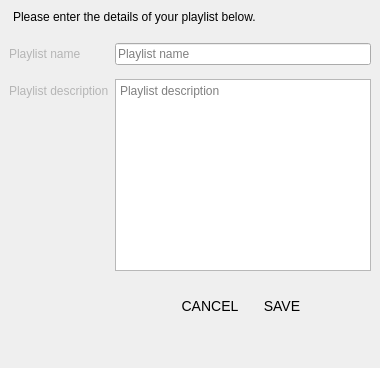
                <widget class="QWidget" name="edit_channel_details_playlist_edit_page">
                 <layout class="QVBoxLayout" name="verticalLayout">
                  <property name="spacing">
                   <number>0</number>
                  </property>
                  <property name="leftMargin">
                   <number>0</number>
                  </property>
                  <property name="topMargin">
                   <number>0</number>
                  </property>
                  <property name="rightMargin">
                   <number>0</number>
                  </property>
                  <property name="bottomMargin">
                   <number>0</number>
                  </property>
                  <item>
                   <widget class="QLabel" name="label_27">
                    <property name="styleSheet">
                     <string notr="true">margin: 10px;</string>
                    </property>
                    <property name="text">
                     <string>Please enter the details of your playlist below.</string>
                    </property>
                   </widget>
                  </item>
                  <item>
                   <widget class="QWidget" name="playlist_edit_form" native="true">
                    <layout class="QFormLayout" name="formLayout_5">
                     <property name="fieldGrowthPolicy">
                      <enum>QFormLayout::ExpandingFieldsGrow</enum>
                     </property>
                     <item row="0" column="0">
                      <widget class="QLabel" name="playlist_edit_name_label">
                       <property name="styleSheet">
                        <string notr="true">color: #B5B5B5;</string>
                       </property>
                       <property name="text">
                        <string>Playlist name</string>
                       </property>
                      </widget>
                     </item>
                     <item row="0" column="1">
                      <widget class="QLineEdit" name="playlist_edit_name">
                       <property name="styleSheet">
                        <string notr="true"/>
                       </property>
                       <property name="placeholderText">
                        <string>Playlist name</string>
                       </property>
                      </widget>
                     </item>
                     <item row="2" column="0">
                      <widget class="QLabel" name="playlist_edit_description_label">
                       <property name="styleSheet">
                        <string notr="true">color: #B5B5B5;</string>
                       </property>
                       <property name="text">
                        <string>Playlist description</string>
                       </property>
                      </widget>
                     </item>
                     <item row="2" column="1">
                      <widget class="QTextEdit" name="playlist_edit_description">
                       <property name="styleSheet">
                        <string notr="true"/>
                       </property>
                       <property name="placeholderText">
                        <string>Playlist description</string>
                       </property>
                      </widget>
                     </item>
                     <item row="4" column="1">
                      <widget class="QWidget" name="widget_12" native="true">
                       <layout class="QHBoxLayout" name="horizontalLayout_30">
                        <property name="spacing">
                         <number>0</number>
                        </property>
                        <property name="leftMargin">
                         <number>0</number>
                        </property>
                        <property name="topMargin">
                         <number>0</number>
                        </property>
                        <property name="rightMargin">
                         <number>0</number>
                        </property>
                        <property name="bottomMargin">
                         <number>0</number>
                        </property>
                        <item>
                         <spacer name="horizontalSpacer_30">
                          <property name="orientation">
                           <enum>Qt::Horizontal</enum>
                          </property>
                          <property name="sizeHint" stdset="0">
                           <size>
                            <width>40</width>
                            <height>20</height>
                           </size>
                          </property>
                         </spacer>
                        </item>
                        <item>
                         <widget class="EllipseButton" name="playlist_edit_cancel_button">
                          <property name="minimumSize">
                           <size>
                            <width>0</width>
                            <height>26</height>
                           </size>
                          </property>
                          <property name="maximumSize">
                           <size>
                            <width>16777215</width>
                            <height>26</height>
                           </size>
                          </property>
                          <property name="cursor">
                           <cursorShape>PointingHandCursor</cursorShape>
                          </property>
                          <property name="styleSheet">
                           <string notr="true">border-radius: 13px;
font-size: 14px;</string>
                          </property>
                          <property name="text">
                           <string>CANCEL</string>
                          </property>
                         </widget>
                        </item>
                        <item>
                         <spacer name="horizontalSpacer_50">
                          <property name="orientation">
                           <enum>Qt::Horizontal</enum>
                          </property>
                          <property name="sizeType">
                           <enum>QSizePolicy::Fixed</enum>
                          </property>
                          <property name="sizeHint" stdset="0">
                           <size>
                            <width>10</width>
                            <height>20</height>
                           </size>
                          </property>
                         </spacer>
                        </item>
                        <item>
                         <widget class="EllipseButton" name="playlist_edit_save_button">
                          <property name="sizePolicy">
                           <sizepolicy hsizetype="Preferred" vsizetype="Fixed">
                            <horstretch>0</horstretch>
                            <verstretch>0</verstretch>
                           </sizepolicy>
                          </property>
                          <property name="minimumSize">
                           <size>
                            <width>0</width>
                            <height>26</height>
                           </size>
                          </property>
                          <property name="maximumSize">
                           <size>
                            <width>6000</width>
                            <height>26</height>
                           </size>
                          </property>
                          <property name="cursor">
                           <cursorShape>PointingHandCursor</cursorShape>
                          </property>
                          <property name="styleSheet">
                           <string notr="true">border-radius: 13px;
font-size: 14px;
padding-left: 4px;
padding-right: 4px;</string>
                          </property>
                          <property name="text">
                           <string>SAVE</string>
                          </property>
                         </widget>
                        </item>
                        <item>
                         <spacer name="horizontalSpacer_31">
                          <property name="orientation">
                           <enum>Qt::Horizontal</enum>
                          </property>
                          <property name="sizeHint" stdset="0">
                           <size>
                            <width>40</width>
                            <height>20</height>
                           </size>
                          </property>
                         </spacer>
                        </item>
                       </layout>
                      </widget>
                     </item>
                     <item row="1" column="0">
                      <spacer name="verticalSpacer_11">
                       <property name="orientation">
                        <enum>Qt::Vertical</enum>
                       </property>
                       <property name="sizeType">
                        <enum>QSizePolicy::Minimum</enum>
                       </property>
                       <property name="sizeHint" stdset="0">
                        <size>
                         <width>20</width>
                         <height>2</height>
                        </size>
                       </property>
                      </spacer>
                     </item>
                     <item row="3" column="1">
                      <spacer name="verticalSpacer_12">
                       <property name="orientation">
                        <enum>Qt::Vertical</enum>
                       </property>
                       <property name="sizeType">
                        <enum>QSizePolicy::Fixed</enum>
                       </property>
                       <property name="sizeHint" stdset="0">
                        <size>
                         <width>20</width>
                         <height>10</height>
                        </size>
                       </property>
                      </spacer>
                     </item>
                    </layout>
                   </widget>
                  </item>
                  <item>
                   <spacer name="verticalSpacer_2">
                    <property name="orientation">
                     <enum>Qt::Vertical</enum>
                    </property>
                    <property name="sizeHint" stdset="0">
                     <size>
                      <width>20</width>
                      <height>40</height>
                     </size>
                    </property>
                   </spacer>
                  </item>
                 </layout>
                </widget>
